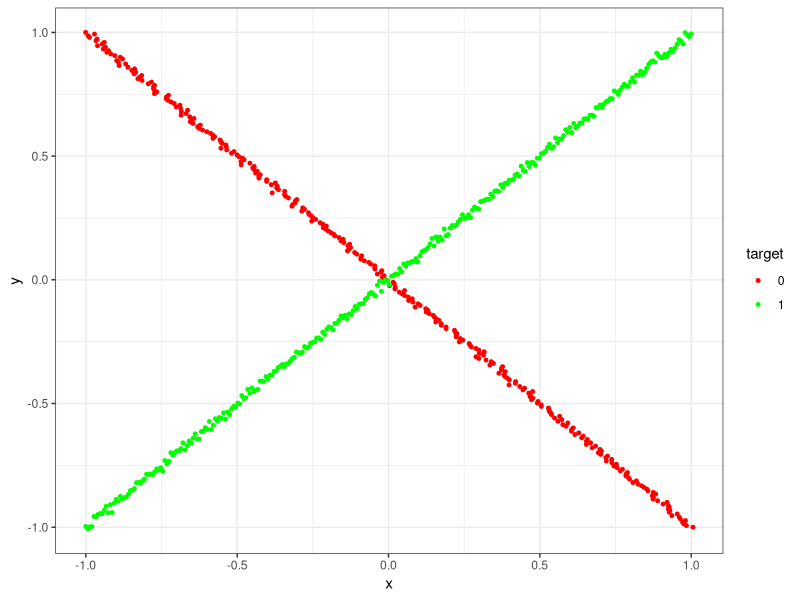

Write the R code that produced this figure.
#EXERCISE 1
library(ggplot2)

genData<-function(class1, class2, var, save.data=FALSE, save.plot=FALSE){
  
  # Generating two different data classes
  
  x1<-seq(-1,1,length.out = class1)+rnorm(class1,0,var)
  y1<-seq(1,-1,length.out = class1)
  
  x2<-seq(1,-1,length.out = class2)
  y2<-seq(1,-1,length.out = class2)+rnorm(class2,0,var)
  
  # Putting together all the x and all the y for the two classes
  
  x<-c(x1,x2)
  y<-c(y1,y2)
  target<-c(rep(0,class1), rep(1,class2))
  
  data<-data.frame(x=x,y=y,target=target)
  data$target<-as.factor(data$target)
  
  # Save the data into a csv file
  if(save.data==TRUE){
    write.table(data, 'dataset.csv', row.names = FALSE, sep=";")
  }
  
  # Create a plot and saving it to a pdf
  if(save.plot==TRUE){
    
    
    pdf(file='dataPlot.pdf')
    
    print(ggplot(data, aes(x = x, y = y, colour=target)) + scale_color_manual(values = c("red","green")) +    
      geom_point(size=1) +
      theme_bw() )
    
    dev.off()
    
  }
  return(data)
}

genData(300,300,0.01, save.data = TRUE, save.plot = TRUE)

